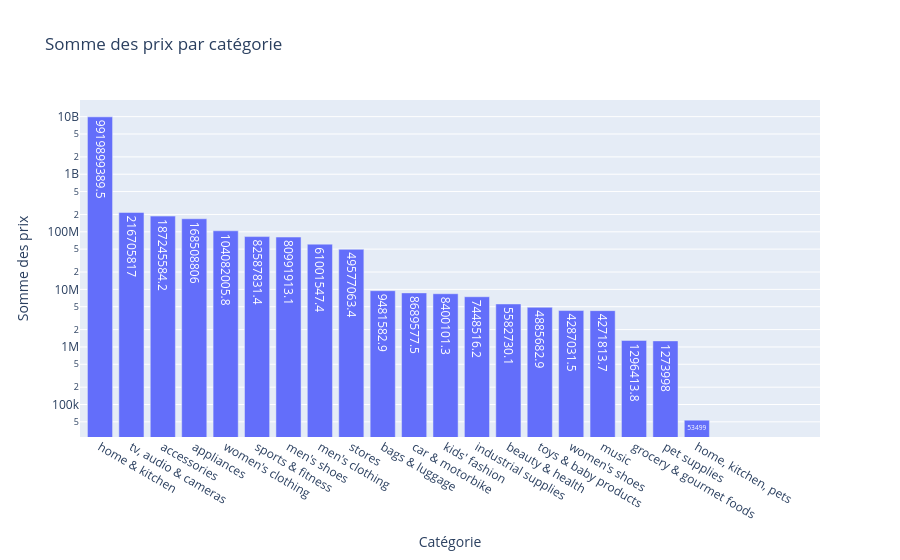

Notebook source saved alongside this figure:
### Code cell
# calculer la somme des prix pour chaque catégorie
subcategory_total_prices = amazon_df.groupby('main_category')['actual_price'].sum()
 
 
# Trier les catégories par somme des prix (descending order)
subcategory_total_prices_sorted = subcategory_total_prices.sort_values(ascending=False)
 
# Créer le graphique à barres avec Plotly Express
fig = px.bar(x=subcategory_total_prices_sorted.index, y=subcategory_total_prices_sorted.values, 
             labels={'x': 'Catégorie', 'y': 'Somme des prix'}, 
             title="Somme des prix par catégorie",
             text=subcategory_total_prices_sorted.values.round(1))  # Ajouter le texte avec les valeurs arrondies à 2 décimales
 
# Mettre à jour l'axe y pour afficher une échelle logarithmique
fig.update_yaxes(type='log')
 
# Afficher le graphique
fig.show()

### Figure 1 — Plotly figure (JSON) as saved in the notebook; plotly's stock layout.template omitted (floating-point values rounded to 4 significant figures)
{"data": [{"alignmentgroup": "True", "hovertemplate": "Catégorie=%{x}<br>Somme des prix=%{y}<br>text=%{text}<extra></extra>", "legendgroup": "", "marker": {"color": "#636efa", "pattern": {"shape": ""}}, "name": "", "offsetgroup": "", "orientation": "v", "showlegend": false, "text": [9920000000.0, 216705817, 187200000.0, 168508806, 104100000.0, 82590000.0, 80990000.0, 61000000.0, 49580000.0, 9482000.0, 8690000.0, 8400000.0, 7449000.0, 5583000.0, 4886000.0, 4287000.0, 4272000.0, 1296000.0, 1273998, 53499], "textposition": "auto", "type": "bar", "x": ["home & kitchen", "tv, audio & cameras", "accessories", "appliances", "women's clothing", "sports & fitness", "men's shoes", "men's clothing", "stores", "bags & luggage", "car & motorbike", "kids' fashion", "industrial supplies", "beauty & health", "toys & baby products", "women's shoes", "music", "grocery & gourmet foods", "pet supplies", "home, kitchen, pets"], "xaxis": "x", "y": [9920000000.0, 216700000.0, 187200000.0, 168500000.0, 104100000.0, 82590000.0, 80990000.0, 61000000.0, 49580000.0, 9482000.0, 8690000.0, 8400000.0, 7449000.0, 5583000.0, 4886000.0, 4287000.0, 4272000.0, 1296000.0, 1273998, 53499], "yaxis": "y"}], "layout": {"autosize": true, "barmode": "relative", "legend": {"tracegroupgap": 0}, "title": {"text": "Somme des prix par catégorie"}, "xaxis": {"anchor": "y", "autorange": false, "domain": [0, 1], "range": [-0.6367, 22.92], "title": {"text": "Catégorie"}, "type": "category"}, "yaxis": {"anchor": "x", "autorange": true, "domain": [0, 1], "range": [4.436, 10.29], "title": {"text": "Somme des prix"}, "type": "log"}}}
